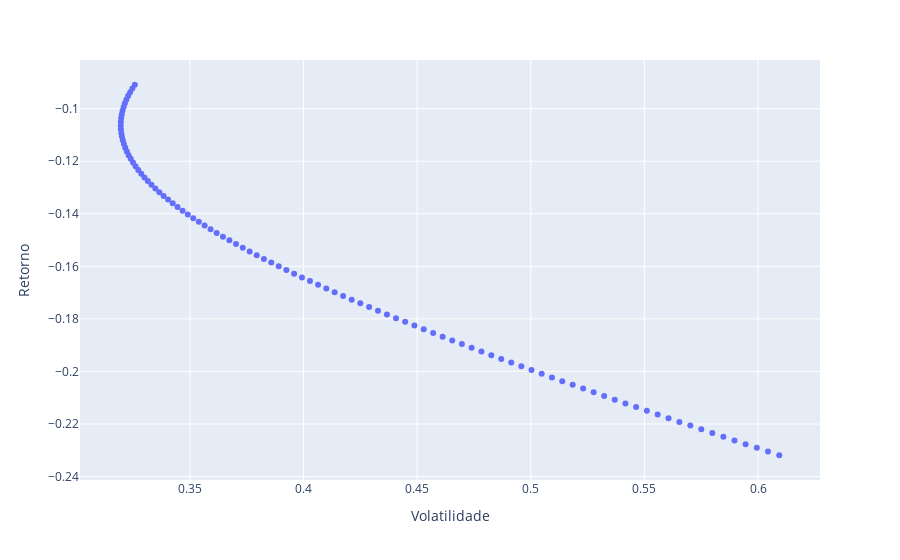

Notebook source saved alongside this figure:
### Markdown cell above
**Visualizando a fronteira eficiente de Markwitz**

### Code cell
fig = px.scatter(carteiras, x = 'Volatilidade', y = 'Retorno')
fig.show()

print(f'''A melhor alocação de carteira foi {menor_risco * 100}% em banco PAN e 
{(1-menor_risco) * 100}% Bradesco''')
